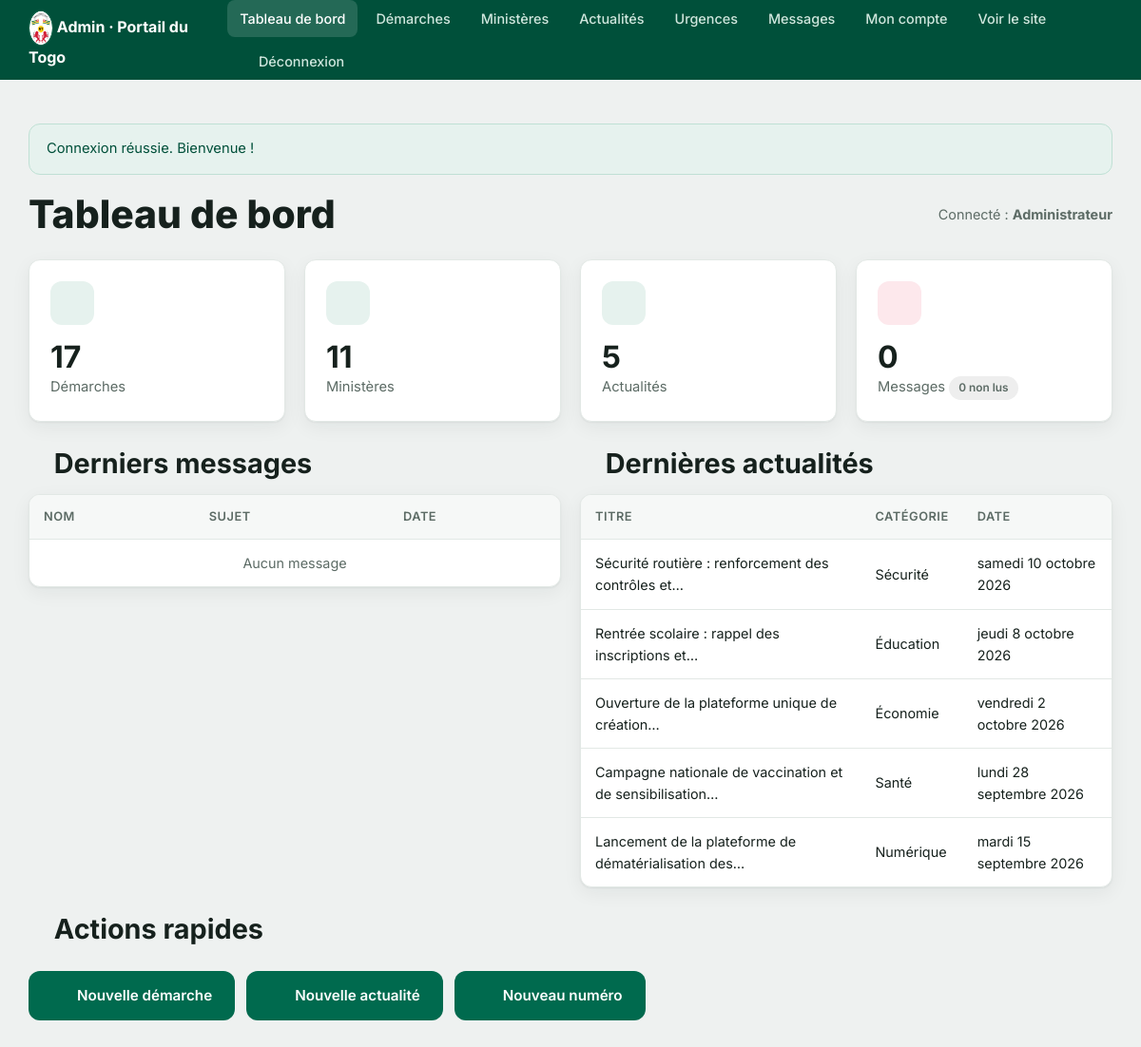
The page /admin/index.php (signed in) on the database its author committed.
### tables this page shows
CREATE TABLE `actualites` (
  `id`         INT AUTO_INCREMENT PRIMARY KEY,
  `titre`      VARCHAR(200) NOT NULL,
  `slug`       VARCHAR(220) NOT NULL UNIQUE,
  `extrait`    VARCHAR(400) DEFAULT NULL,
  `contenu`    TEXT,
  `categorie`  VARCHAR(80) DEFAULT 'Communiqué',
  `source`     VARCHAR(150) DEFAULT NULL,
  `source_url` VARCHAR(255) DEFAULT NULL,
  `auteur`     VARCHAR(120) DEFAULT NULL,
  `image`      VARCHAR(255) DEFAULT NULL,
  `date_pub`   DATETIME DEFAULT CURRENT_TIMESTAMP,
  `actif`      TINYINT(1) DEFAULT 1
);

### config/database.php (called while the page is built, shortened)
<?php
function db(): PDO
{
    static $pdo = null;
    if ($pdo === null) {
        $dsn = 'mysql:host=' . DB_HOST . ';port=' . DB_PORT . ';dbname=' . DB_NAME . ';charset=' . DB_CHARSET;
        $options = [
            PDO::ATTR_ERRMODE            => PDO::ERRMODE_EXCEPTION,
            PDO::ATTR_DEFAULT_FETCH_MODE => PDO::FETCH_ASSOC,
            PDO::ATTR_EMULATE_PREPARES   => false,
        ];
        try {
            $pdo = new PDO($dsn, DB_USER, DB_PASS, $options);
        } catch (PDOException $e) {
            if (DEBUG) {
                die('Erreur de connexion à la base de données : ' . $e->getMessage());
            }
            die('Le service est temporairement indisponible. Merci de réessayer plus tard.');
        }
    }
    return $pdo;
}

### admin/index.php (the view, shortened to what this page needs)
<?php
require_once __DIR__ . '/includes/auth.php';
$stats = [
    'demarches'  => (int) db()->query('SELECT COUNT(*) FROM demarches')->fetchColumn(),
    'ministeres' => (int) db()->query('SELECT COUNT(*) FROM ministeres')->fetchColumn(),
    'actualites' => (int) db()->query('SELECT COUNT(*) FROM actualites')->fetchColumn(),
    'urgences'   => (int) db()->query('SELECT COUNT(*) FROM urgences')->fetchColumn(),
    'messages'   => (int) db()->query('SELECT COUNT(*) FROM messages')->fetchColumn(),
    'non_lus'    => (int) db()->query('SELECT COUNT(*) FROM messages WHERE lu = 0')->fetchColumn(),
];
$derniers_msg = db()->query('SELECT * FROM messages ORDER BY cree_le DESC LIMIT 5')->fetchAll();
$derniers_art = db()->query('SELECT * FROM actualites ORDER BY date_pub DESC LIMIT 5')->fetchAll();
admin_header('Tableau de bord', 'dashboard');
?>
<div class="grid grid--4" style="margin-bottom:26px">
    <a class="card card--link" href="<?= url('admin/demarches.php') ?>">
        <span class="card__icon"><?= icon('folder', 24) ?></span>
        <h3 style="font-size:2rem;margin:0"><?= $stats['demarches'] ?></h3>
        <p style="margin:0">Démarches</p>
    </a>
    <a class="card card--link" href="<?= url('admin/ministeres.php') ?>">
        <span class="card__icon"><?= icon('building', 24) ?></span>
        <h3 style="font-size:2rem;margin:0"><?= $stats['ministeres'] ?></h3>
        <p style="margin:0">Ministères</p>
    </a>
    <a class="card card--link" href="<?= url('admin/actualites.php') ?>">
        <span class="card__icon"><?= icon('list', 24) ?></span>
        <h3 style="font-size:2rem;margin:0"><?= $stats['actualites'] ?></h3>
        <p style="margin:0">Actualités</p>
    </a>
    <a class="card card--link" href="<?= url('admin/messages.php') ?>">
        <span class="card__icon card__icon--red"><?= icon('mail', 24) ?></span>
        <h3 style="font-size:2rem;margin:0"><?= $stats['messages'] ?></h3>
        <p style="margin:0">Messages <span class="pill pill--off"><?= $stats['non_lus'] ?> non lus</span></p>
    </a>
</div>
<div class="grid grid--2">
    <div>
        <h2><?= icon('mail', 20) ?> Derniers messages</h2>
        <div class="table-wrap">
            <table class="data">
                <thead><tr><th>Nom</th><th>Sujet</th><th>Date</th></tr></thead>
                <tbody>
                <?php if (!$derniers_msg): ?>
                    <tr><td colspan="3" style="text-align:center;color:var(--muted)">Aucun message</td></tr>
                <?php else: foreach ($derniers_msg as $m): ?>
                    <tr>
                        <td><?= e($m['nom']) ?><?php if (!$m['lu']): ?> <span class="pill pill--online">Nouveau</span><?php endif; ?></td>
                        <td><?= e($m['sujet']) ?></td>
                        <td><?= e(date_fr($m['cree_le'])) ?></td>
                    </tr>
                <?php endforeach; endif; ?>
                </tbody>
            </table>
        </div>
    </div>
    <div>
        <h2><?= icon('list', 20) ?> Dernières actualités</h2>
        <div class="table-wrap">
            <table class="data">
                <thead><tr><th>Titre</th><th>Catégorie</th><th>Date</th></tr></thead>
                <tbody>
                <?php foreach ($derniers_art as $a): ?>
                    <tr>
                        <td><?= e(excerpt($a['titre'], 7)) ?></td>
                        <td><?= e($a['categorie']) ?></td>
                        <td><?= e(date_fr($a['date_pub'])) ?></td>
                    </tr>
                <?php endforeach; ?>
                </tbody>
            </table>
        </div>
    </div>
</div>
<div style="margin-top:26px">
    <h2><?= icon('plus-circle', 20) ?> Actions rapides</h2>
    <div class="hero__actions">
        <a class="btn btn--green" href="<?= url('admin/demarches.php?action=new') ?>"><?= icon('plus', 18) ?> Nouvelle démarche</a>
        <a class="btn btn--green" href="<?= url('admin/actualites.php?action=new') ?>"><?= icon('plus', 18) ?> Nouvelle actualité</a>
        <a class="btn btn--green" href="<?= url('admin/urgences.php?action=new') ?>"><?= icon('plus', 18) ?> Nouveau numéro</a>
    </div>
</div>
<?php admin_footer(); ?>

### admin/includes/auth.php (shortened to what this page needs)
<?php
require_once __DIR__ . '/../../includes/functions.php';
function current_admin(): ?array
{
    static $admin = null;
    if ($admin === null) {
        $stmt = db()->prepare('SELECT * FROM admins WHERE id = ? LIMIT 1');
        $stmt->execute([$_SESSION['admin_id']]);
        $admin = $stmt->fetch() ?: null;
    }
    return $admin;
}
function admin_header(string $title, string $active = ''): void
{
    $admin = current_admin();
    $nav = [
        'dashboard'  => 'Tableau de bord',
        'demarches'  => 'Démarches',
        'ministeres' => 'Ministères',
        'actualites' => 'Actualités',
        'urgences'   => 'Urgences',
        'messages'   => 'Messages',
        'compte'     => 'Mon compte',
    ];
    ?>
    <!DOCTYPE html>
    <html lang="fr">
    <head>
        <link rel="stylesheet" href="<?= asset('css/style.css') ?>">
    </head>
    <body class="admin">
    <div class="admin__bar">
        <div class="container">
            <strong><?= togo_emblem(26) ?> Admin · <?= e(SITE_NAME) ?></strong>
            <nav>
                <?php foreach ($nav as $key => $label): ?>
                    <a href="<?= url('admin/' . ($key === 'dashboard' ? 'index.php' : $key . '.php')) ?>"
                       class="<?= $active === $key ? 'is-active' : '' ?>"><?= e($label) ?></a>
                <?php endforeach; ?>
                <a href="<?= url('index.php') ?>" target="_blank">Voir le site</a>
                <a href="<?= url('admin/logout.php') ?>"><?= icon('logout', 16) ?> Déconnexion</a>
            </nav>
        </div>
    </div>
    <div class="admin__wrap">
        <div class="container">
            <?php foreach (get_flashes() as $flash): ?>
                <div class="alert alert--<?= e($flash['type']) ?>"><?= e($flash['message']) ?></div>
            <?php endforeach; ?>
            <div class="admin__head">
                <h1 style="margin:0"><?= e($title) ?></h1>
                <?php if ($admin): ?>
                    <span style="color:var(--muted);font-size:.9rem">Connecté : <strong><?= e($admin['nom_complet'] ?: $admin['username']) ?></strong></span>
                <?php endif; ?>
            </div>
    <?php
}
function admin_footer(): void
{
    ?>
        </div>
    </div>
    </body>
    </html>
    <?php
}

### assets/css/style.css (style rules this page uses)
:root { --green: #006a4e; --green-dark: #00503a; --green-light: #e6f2ee; --yellow: #ffce00; --yellow-light: #fff8dd; --red: #d21034; --red-light: #fde8ec; --ink: #16211d; --muted: #5c6b65; --line: #e2e8e5; --bg: #f6f8f7; --white: #ffffff; --radius: 12px; --radius-sm: 8px; --shadow: 0 1px 2px rgba(16, 40, 32, .06), 0 6px 20px rgba(16, 40, 32, .06); --shadow-lg: 0 12px 40px rgba(16, 40, 32, .14); --container: 1180px; --font: 'Inter', system-ui, -apple-system, 'Segoe UI', Roboto, Helvetica, Arial, sans-serif; }
* { box-sizing: border-box; }
html { scroll-behavior: smooth; }
body { margin: 0; font-family: var(--font); color: var(--ink); background: var(--bg); line-height: 1.6; -webkit-font-smoothing: antialiased; }
a { color: var(--green); text-decoration: none; }
h1, h2, h3, h4 { line-height: 1.25; color: var(--ink); margin: 0 0 .5em; }
h1 { font-size: clamp(1.7rem, 3.4vw, 2.6rem); font-weight: 800; }
h2 { font-size: clamp(1.35rem, 2.4vw, 1.9rem); font-weight: 700; }
h3 { font-size: 1.15rem; font-weight: 700; }
p { margin: 0 0 1em; }
.container { width: 100%; max-width: var(--container); margin: 0 auto; padding: 0 20px; }
.hero__actions { display: flex; flex-wrap: wrap; gap: 12px; margin-top: 26px; }
.btn { display: inline-flex; align-items: center; gap: 9px; padding: 12px 22px; border-radius: var(--radius); font-weight: 600; font-family: inherit; font-size: .95rem; border: 2px solid transparent; cursor: pointer; transition: transform .12s, background .15s, box-shadow .15s; text-align: center; }
.btn--green { background: var(--green); color: #fff; }
.grid { display: grid; gap: 20px; }
.grid--2 { grid-template-columns: repeat(2, 1fr); }
.grid--4 { grid-template-columns: repeat(4, 1fr); }
.card { background: var(--white); border: 1px solid var(--line); border-radius: var(--radius); padding: 22px; box-shadow: var(--shadow); transition: transform .15s, box-shadow .15s, border-color .15s; display: flex; flex-direction: column; }
.card__icon { width: 46px; height: 46px; border-radius: 12px; display: grid; place-items: center; background: var(--green-light); color: var(--green); margin-bottom: 14px; }
.card__icon--red { background: var(--red-light); color: var(--red); }
.card h3 { margin-bottom: 6px; }
.card p { color: var(--muted); font-size: .92rem; margin-bottom: 12px; }
.alert { padding: 14px 18px; border-radius: var(--radius); margin: 16px 0; border: 1px solid; font-size: .92rem; }
.alert--success { background: var(--green-light); border-color: #bfe0d4; color: var(--green-dark); }
.admin { background: #eef1f0; }
.admin__bar { background: var(--green-dark); color: #fff; }
.admin__bar .container { display: flex; align-items: center; justify-content: space-between; gap: 16px; min-height: 62px; }
.admin__bar strong { color: #fff; }
.admin__bar nav { display: flex; gap: 6px; flex-wrap: wrap; }
.admin__bar nav a { color: #cfe6dd; padding: 8px 13px; border-radius: var(--radius-sm); font-size: .9rem; font-weight: 500; }
.admin__bar nav a:hover, .admin__bar nav a.is-active { background: rgba(255,255,255,.14); color: #fff; text-decoration: none; }
.admin__wrap { padding: 30px 0 60px; }
.admin__head { display: flex; align-items: center; justify-content: space-between; gap: 16px; margin-bottom: 22px; flex-wrap: wrap; }
.table-wrap { background: var(--white); border: 1px solid var(--line); border-radius: var(--radius); box-shadow: var(--shadow); overflow-x: auto; }
table.data { width: 100%; border-collapse: collapse; font-size: .9rem; }
table.data th, table.data td { padding: 13px 15px; text-align: left; border-bottom: 1px solid var(--line); vertical-align: middle; }
table.data th { background: var(--bg); font-weight: 600; font-size: .8rem; text-transform: uppercase; letter-spacing: .04em; color: var(--muted); white-space: nowrap; }
table.data tr:last-child td { border-bottom: 0; }
.pill { font-size: .74rem; font-weight: 600; padding: 3px 10px; border-radius: 100px; display: inline-block; }
.pill--off { background: #eee; color: var(--muted); }
.card, .panel, .urgence-card, .stat { animation: rise .4s ease both; }
.card__icon { transition: transform .2s; }
.card__icon, .urgence-card__icon, .hero-card__ico, .to-top, .steps li::before { place-items: center; }
.table-wrap { -webkit-overflow-scrolling: touch; }

### rows shown on the page
actualites: titre "Sécurité routière : renforcement des contrôles et…", categorie "Sécurité", date_pub "samedi 10 octobre 2026"
actualites: titre "Rentrée scolaire : rappel des inscriptions et…", categorie "Éducation", date_pub "jeudi 8 octobre 2026"
actualites: titre "Ouverture de la plateforme unique de création…", categorie "Économie", date_pub "vendredi 2 octobre 2026"
actualites: titre "Campagne nationale de vaccination et de sensibilisation…", categorie "Santé", date_pub "lundi 28 septembre 2026"
actualites: titre "Lancement de la plateforme de dématérialisation des…", categorie "Numérique", date_pub "mardi 15 septembre 2026"

### other values the page prints
SITE_NAME "Portail du Togo"
$label "Tableau de bord"
$label "Démarches"
$label "Ministères"
$label "Actualités"
$label "Urgences"
$label "Messages"
$label "Mon compte"
$flash['message'] "Connexion réussie. Bienvenue !"
$title "Tableau de bord"
$admin['nom_complet'] ?: $admin['username'] "Administrateur"
$stats['demarches'] "17"
$stats['ministeres'] "11"
$stats['actualites'] "5"
$stats['messages'] "0"
